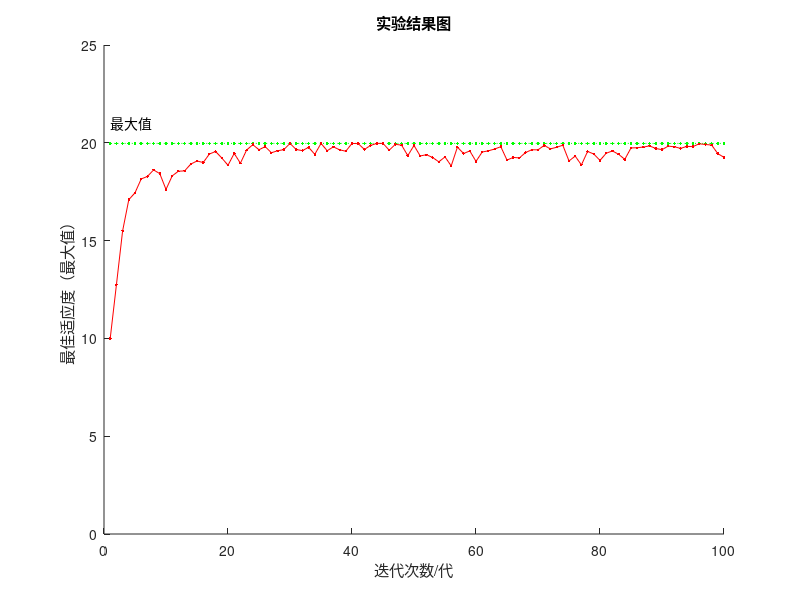

Here is the MATLAB script that generated this plot:
function m_main()
clear
clc
Max_gen = 100;% 执行代数
pop_size = 100;%种群大小
chromsome = 10;%染色体的长度
pc = 0.9;%交叉概率
pm = 0.25;%变异概率
gen = 0;%统计代数


%初始化
init = 40*rand(pop_size, chromsome)-20;
pop = init;
fit = obj_fitness(pop);
[max_fit, index_max] = max(fit);
maxfit = max_fit;
[min_fit, index_min] = min(fit);
best_indiv = pop(index_max, :);
%迭代操作
while gen<Max_gen
    gen = gen+1;  
    bt(gen) = max_fit;
    if  maxfit<max_fit;
        maxfit = max_fit;
        pop(index_min, :) = pop(index_max, :);
        best_indiv = pop(index_max, :);
    end
    best_indiv_tmp(gen) = pop(index_max);
    newpop = ga(pop, pc, pm, chromsome, fit);
    fit = obj_fitness(newpop);
    [max_fit, index_max] = max(fit);
    [min_fit, index_min] = min(fit);
    pop = newpop;
    trace(1, gen) = max_fit;
    trace(2, gen) = sum(fit)./length(fit);
end
%执行结果
[f_max gen_ct] = max(bt)%求的最大值以及代数
maxfit
best_indiv
%绘图
% bt
hold on
plot(trace(1, :), '.g:');
plot( trace(2, :), '.r-');
title('实验结果图')
xlabel('迭代次数/代'), ylabel('最佳适应度（最大值）');%坐标标注
plot(gen_ct-1, 0:0.1:f_max+1, 'c-');%画出最大值
text(gen_ct, f_max+1,   '最大值')
hold off


    function  [fitness] = obj_fitness(pop)
        %适应度计算函数
        [r c] = size(pop);
        x = pop;
        fitness = zeros(r, 1);
        for i = 1:r
            for j = 1:c
                fitness(i, 1) = fitness(i, 1)+sin(sqrt(abs(40*x(i))))+1-abs(x(i))/20.0;
            end
        end
    end


    function newpop = ga(pop, pc, pm, chromsome, fit)
        pop_size = size(pop, 1);
        %轮盘赌选择
        ps = fit/sum(fit);
        pscum = cumsum(ps);%size(pscum)
        r = rand(1, pop_size);
        qw = pscum*ones(1, pop_size);
        selected = sum(pscum*ones(1, pop_size)<ones(pop_size, 1)*r)+1;
        newpop = pop(selected, :);
        %交叉
        if pop_size/2 ~= 0
            pop_size = pop_size-1;
        end        
        for i = 1:2:pop_size-1
            while pc>rand
                c_pt = round(8*rand+1);
                pop_tp1 = newpop(i, :);pop_tp2 = newpop(i+1, :);
                newpop(i+1, 1:c_pt) = pop_tp1(1, 1:c_pt);
                newpop(i, c_pt+1:chromsome) = pop_tp2(1, c_pt+1:chromsome);
            end
            
        end
        % 变异
        for i = 1:pop_size
            if pm>rand
                m_pt = 1+round(9*rand);
                newpop(i, m_pt) = 40*rand-20;
            end
        end
    end
end
